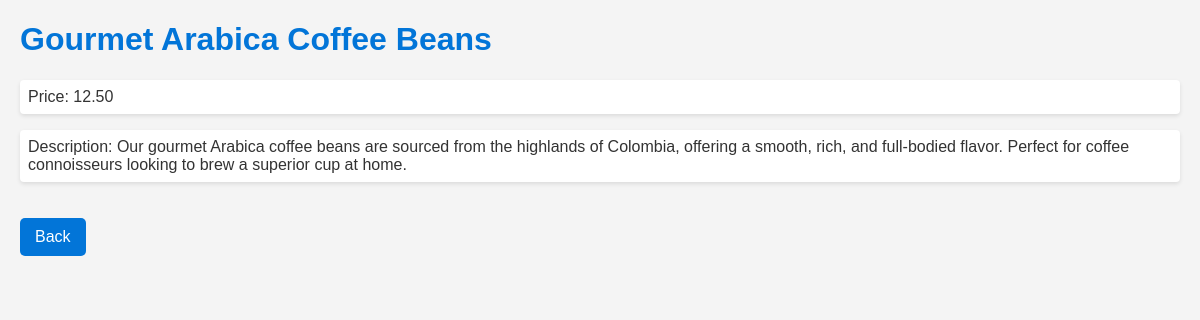
Page /products/3/ on the committed database.
### myapp/models.py (models this page shows)
class Product(models.Model):
    name = models.CharField(max_length=255)
    price = models.DecimalField(max_digits=6, decimal_places=2)
    description = models.TextField()

### myapp/views.py (the view)
# urls.py: path('products/<int:id>/', views.show, name='show'),
def show(request, id):
    product = get_object_or_404(Product, pk=id)
    return render(request, 'myapp/show.html', {'product': product})

### myapp/templates/myapp/show.html (shortened to what this page needs)
<!DOCTYPE html>
<html lang="en">
<head>
</head>
<body>
    <h1>{{ product.name }}</h1>
    <p>Price: {{ product.price }}</p>
    <p>Description: {{ product.description }}</p>
    <a href="{% url 'index'  %}" class="back-link">Back</a>
</body>
</html>

### myapp/templates/myapp/show.html (style rules this page uses)
body { font-family: Arial, sans-serif; background-color: #f4f4f4; color: #333; margin: 20px; }
h1 { color: #0275d8; }
p { background-color: #ffffff; padding: 8px; border-radius: 4px; box-shadow: 0 2px 4px rgba(0,0,0,0.1); }
a { display: inline-block; margin-top: 20px; padding: 10px 15px; background-color: #0275d8; color: #ffffff; text-decoration: none; border-radius: 5px; transition: background-color 0.3s; }

### rows in the picture
Product: name "Gourmet Arabica Coffee Beans", price "12.50", description "Our gourmet Arabica coffee beans are sourced from the highlands of Colombia, offering a smooth, rich, and full-bodied flavor. Perfect for coffee connoisseurs looking to brew a superior cup at home."
